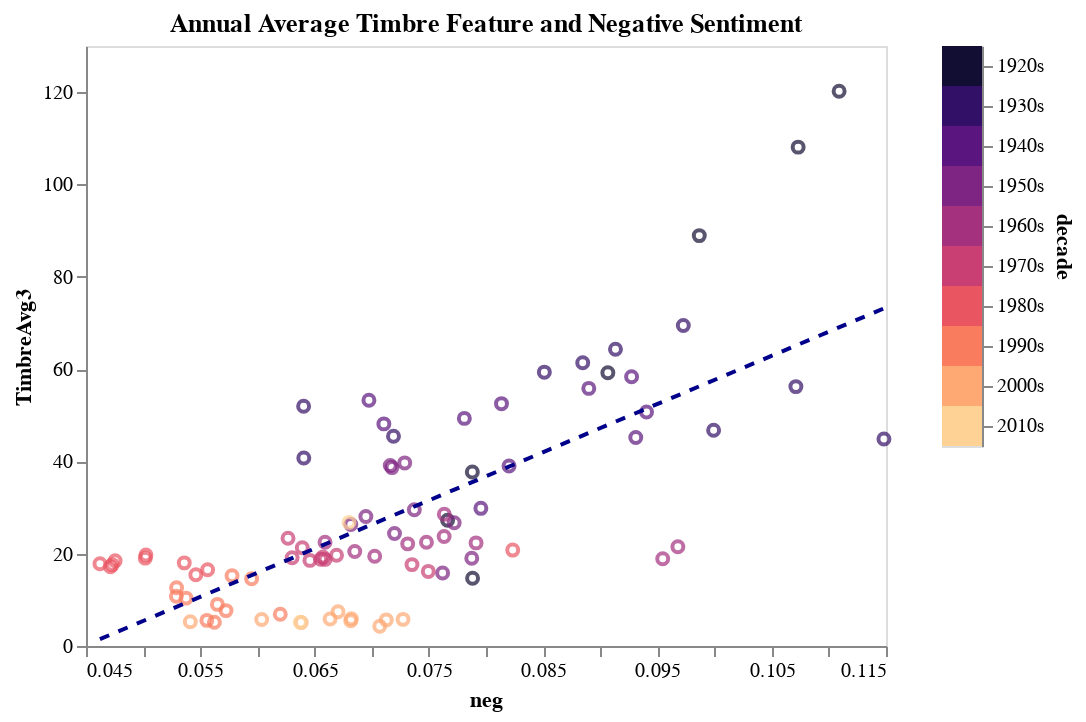

Write notebook code for a chart like this one.
### Markdown cell above
Although correlation heatmap offers the general correlation, we would like to dig further into the correlation in a decade scale. A scatter plot with a regreesion line is necessary, to see which decades contribute the most to the general positive/negative correlation.

### Code cell
# visualize a single plot only 
visualize_timbre_nltk_regression(timbre_avg_by_year, nltk_scores_by_year)

### Figure 1 — Vega-Lite specification as saved in the notebook (floating-point values rounded to 4 significant figures)
{"config": {"view": {"continuousWidth": 400, "continuousHeight": 300}}, "hconcat": [{"layer": [{"mark": "point", "encoding": {"color": {"condition": {"type": "nominal", "field": "decade", "legend": null, "scale": {"scheme": "magma"}, "selection": "selector001"}, "value": "lightgray"}, "tooltip": [{"type": "quantitative", "field": "year"}, {"type": "quantitative", "field": "neg"}, {"type": "quantitative", "field": "TimbreAvg3"}], "x": {"type": "quantitative", "axis": {"grid": false}, "field": "neg", "scale": {"zero": false}}, "y": {"type": "quantitative", "axis": {"grid": false}, "field": "TimbreAvg3"}}, "title": "Annual Average Timbre Feature and Negative Sentiment"}, {"mark": "line", "encoding": {"color": {"value": "darkblue"}, "strokeDash": {"value": [5, 5]}, "tooltip": [{"type": "quantitative", "field": "year"}, {"type": "quantitative", "field": "neg"}, {"type": "quantitative", "field": "TimbreAvg3"}], "x": {"type": "quantitative", "axis": {"grid": false}, "field": "neg", "scale": {"zero": false}}, "y": {"type": "quantitative", "axis": {"grid": false}, "field": "TimbreAvg3"}}, "title": "Annual Average Timbre Feature and Negative Sentiment", "transform": [{"on": "neg", "regression": "TimbreAvg3"}]}]}, {"mark": "rect", "encoding": {"color": {"condition": {"type": "nominal", "field": "decade", "legend": null, "scale": {"scheme": "magma"}, "selection": "selector001"}, "value": "lightgray"}, "y": {"type": "nominal", "axis": {"orient": "right"}, "field": "decade"}}, "selection": {"selector001": {"type": "multi", "fields": ["decade"]}}}], "data": {"name": "data-43407c54765647ba9c80f5eba613390d"}, "$schema": "https://vega.github.io/schema/vega-lite/v4.8.1.json", "datasets": {"data-43407c54765647ba9c80f5eba613390d": [{"year": 1922, "TimbreAvg1": 41.56, "TimbreAvg2": 13.91, "TimbreAvg3": 14.68, "TimbreAvg4": 24.43, "TimbreAvg5": 18.75, "TimbreAvg6": 11.17, "TimbreAvg7": -5.31, "TimbreAvg8": 0.1368, "TimbreAvg9": -2.165, "TimbreAvg10": -4.444, "TimbreAvg11": -1.622, "TimbreAvg12": -5.561, "decade": "1920s", "neg": 0.07882, "neu": 0.819, "pos": 0.07427, "compound": 0.02793}, {"year": 1924, "TimbreAvg1": 36.95, "TimbreAvg2": -136.1, "TimbreAvg3": 108.1, "TimbreAvg4": 12.35, "TimbreAvg5": -7.73, "TimbreAvg6": 1.873, "TimbreAvg7": -32.49, "TimbreAvg8": 3.363, "TimbreAvg9": 14.38, "TimbreAvg10": 8.708, "TimbreAvg11": 4.783, "TimbreAvg12": 8.068, "decade": "1920s", "neg": 0.1073, "neu": 0.8222, "pos": 0.0816, "compound": -0.01112}, {"year": 1925, "TimbreAvg1": 34.36, "TimbreAvg2": -128.2, "TimbreAvg3": 120.2, "TimbreAvg4": 19.37, "TimbreAvg5": 18.19, "TimbreAvg6": 17.01, "TimbreAvg7": -56.73, "TimbreAvg8": 7.617, "TimbreAvg9": 3.784, "TimbreAvg10": 8.839, "TimbreAvg11": 6.741, "TimbreAvg12": 6.061, "decade": "1920s", "neg": 0.1109, "neu": 0.8172, "pos": 0.0826, "compound": -0.01065}, {"year": 1926, "TimbreAvg1": 32.57, "TimbreAvg2": -126.5, "TimbreAvg3": 88.92, "TimbreAvg4": 7.843, "TimbreAvg5": -5.841, "TimbreAvg6": 13.39, "TimbreAvg7": -31.14, "TimbreAvg8": 9.86, "TimbreAvg9": -17.41, "TimbreAvg10": 4.974, "TimbreAvg11": 0.6245, "TimbreAvg12": -2.054, "decade": "1920s", "neg": 0.09866, "neu": 0.8084, "pos": 0.08324, "compound": 0.009751}, {"year": 1927, "TimbreAvg1": 31.23, "TimbreAvg2": -110.7, "TimbreAvg3": 59.21, "TimbreAvg4": 4.108, "TimbreAvg5": -9.538, "TimbreAvg6": 9.986, "TimbreAvg7": -21.01, "TimbreAvg8": 13.41, "TimbreAvg9": -25.12, "TimbreAvg10": 4.396, "TimbreAvg11": -0.3943, "TimbreAvg12": -2.645, "decade": "1920s", "neg": 0.09066, "neu": 0.8055, "pos": 0.08205, "compound": 0.02178}, {"year": 1928, "TimbreAvg1": 31.5, "TimbreAvg2": -94.42, "TimbreAvg3": 27.26, "TimbreAvg4": -8.42, "TimbreAvg5": -16.8, "TimbreAvg6": 9.831, "TimbreAvg7": -34.23, "TimbreAvg8": 8.103, "TimbreAvg9": -2.78, "TimbreAvg10": 7.653, "TimbreAvg11": -0.274, "TimbreAvg12": 8.575, "decade": "1920s", "neg": 0.07664, "neu": 0.7982, "pos": 0.08, "compound": 0.04514}, {"year": 1929, "TimbreAvg1": 33.08, "TimbreAvg2": -100.9, "TimbreAvg3": 37.7, "TimbreAvg4": -7.802, "TimbreAvg5": -16.81, "TimbreAvg6": 9.486, "TimbreAvg7": -30.72, "TimbreAvg8": 8.05, "TimbreAvg9": -2.235, "TimbreAvg10": 7.397, "TimbreAvg11": 1.339, "TimbreAvg12": 13.07, "decade": "1920s", "neg": 0.0788, "neu": 0.8005, "pos": 0.07953, "compound": 0.0412}, {"year": 1930, "TimbreAvg1": 34.95, "TimbreAvg2": -99.74, "TimbreAvg3": 59.33, "TimbreAvg4": 0.1107, "TimbreAvg5": -29.29, "TimbreAvg6": 14.93, "TimbreAvg7": -28.67, "TimbreAvg8": 5.75, "TimbreAvg9": -0.3473, "TimbreAvg10": 7.347, "TimbreAvg11": -0.4108, "TimbreAvg12": 4.682, "decade": "1930s", "neg": 0.08511, "neu": 0.8097, "pos": 0.08049, "compound": 0.02467}, {"year": 1931, "TimbreAvg1": 35.04, "TimbreAvg2": -97.28, "TimbreAvg3": 61.39, "TimbreAvg4": 8.116, "TimbreAvg5": -5.649, "TimbreAvg6": 5.444, "TimbreAvg7": -18.24, "TimbreAvg8": 6.326, "TimbreAvg9": -4.743, "TimbreAvg10": 5.894, "TimbreAvg11": 1.151, "TimbreAvg12": 1.979, "decade": "1930s", "neg": 0.08846, "neu": 0.8092, "pos": 0.08138, "compound": 0.02093}, {"year": 1932, "TimbreAvg1": 34.99, "TimbreAvg2": -98.61, "TimbreAvg3": 44.83, "TimbreAvg4": -0.8373, "TimbreAvg5": -22.16, "TimbreAvg6": 23.28, "TimbreAvg7": -36.65, "TimbreAvg8": 7.044, "TimbreAvg9": 14.11, "TimbreAvg10": 10.86, "TimbreAvg11": -1.003, "TimbreAvg12": 12.39, "decade": "1930s", "neg": 0.1148, "neu": 0.8069, "pos": 0.08288, "compound": -0.004595}, {"year": 1933, "TimbreAvg1": 32.79, "TimbreAvg2": -103.0, "TimbreAvg3": 56.2, "TimbreAvg4": -12.21, "TimbreAvg5": -33.13, "TimbreAvg6": 16.06, "TimbreAvg7": -43.9, "TimbreAvg8": 0.06204, "TimbreAvg9": 8.121, "TimbreAvg10": 8.25, "TimbreAvg11": -3.816, "TimbreAvg12": 4.195, "decade": "1930s", "neg": 0.1071, "neu": 0.8095, "pos": 0.08207, "compound": 0.001331}, {"year": 1934, "TimbreAvg1": 32.69, "TimbreAvg2": -97.15, "TimbreAvg3": 46.76, "TimbreAvg4": -2.051, "TimbreAvg5": -4.355, "TimbreAvg6": 16.09, "TimbreAvg7": -30.93, "TimbreAvg8": 5.909, "TimbreAvg9": 10.38, "TimbreAvg10": 9.565, "TimbreAvg11": -0.1988, "TimbreAvg12": 10.48, "decade": "1930s", "neg": 0.09992, "neu": 0.8014, "pos": 0.08427, "compound": 0.01436}, {"year": 1935, "TimbreAvg1": 33.87, "TimbreAvg2": -109.6, "TimbreAvg3": 69.43, "TimbreAvg4": 10.38, "TimbreAvg5": -8.598, "TimbreAvg6": 19.18, "TimbreAvg7": -17.24, "TimbreAvg8": 11.86, "TimbreAvg9": 3.787, "TimbreAvg10": 9.493, "TimbreAvg11": -2.062, "TimbreAvg12": 12.01, "decade": "1930s", "neg": 0.09726, "neu": 0.8065, "pos": 0.08253, "compound": 0.01375}, {"year": 1936, "TimbreAvg1": 34.54, "TimbreAvg2": -126.0, "TimbreAvg3": 64.29, "TimbreAvg4": 3.944, "TimbreAvg5": -8.175, "TimbreAvg6": 10.65, "TimbreAvg7": -18.77, "TimbreAvg8": 9.033, "TimbreAvg9": -2.058, "TimbreAvg10": 5.343, "TimbreAvg11": -0.4487, "TimbreAvg12": 8.263, "decade": "1930s", "neg": 0.09133, "neu": 0.7927, "pos": 0.08419, "compound": 0.03179}, {"year": 1937, "TimbreAvg1": 33.58, "TimbreAvg2": -113.8, "TimbreAvg3": 51.95, "TimbreAvg4": 1.924, "TimbreAvg5": -13.45, "TimbreAvg6": 17.37, "TimbreAvg7": -10.02, "TimbreAvg8": 10.66, "TimbreAvg9": -3.712, "TimbreAvg10": 5.937, "TimbreAvg11": -2.608, "TimbreAvg12": 11.86, "decade": "1930s", "neg": 0.06404, "neu": 0.8045, "pos": 0.07528, "compound": 0.05618}, {"year": 1938, "TimbreAvg1": 34.9, "TimbreAvg2": -114.4, "TimbreAvg3": 40.74, "TimbreAvg4": 6.103, "TimbreAvg5": -17.94, "TimbreAvg6": 19.79, "TimbreAvg7": -27.39, "TimbreAvg8": 6.041, "TimbreAvg9": 10.2, "TimbreAvg10": 9.888, "TimbreAvg11": -0.3099, "TimbreAvg12": 11.18, "decade": "1930s", "neg": 0.06406, "neu": 0.7984, "pos": 0.07585, "compound": 0.06169}, {"year": 1939, "TimbreAvg1": 34.02, "TimbreAvg2": -102.4, "TimbreAvg3": 45.43, "TimbreAvg4": -1.908, "TimbreAvg5": -13.02, "TimbreAvg6": 20.68, "TimbreAvg7": -21.57, "TimbreAvg8": 6.065, "TimbreAvg9": 6.906, "TimbreAvg10": 5.943, "TimbreAvg11": -6.37, "TimbreAvg12": 5.006, "decade": "1930s", "neg": 0.07191, "neu": 0.8036, "pos": 0.07931, "compound": 0.04517}, {"year": 1940, "TimbreAvg1": 35.33, "TimbreAvg2": -96.81, "TimbreAvg3": 49.32, "TimbreAvg4": 7.192, "TimbreAvg5": -41.28, "TimbreAvg6": 19.44, "TimbreAvg7": -18.54, "TimbreAvg8": 6.436, "TimbreAvg9": 8.957, "TimbreAvg10": 6.57, "TimbreAvg11": 1.953, "TimbreAvg12": 21.34, "decade": "1940s", "neg": 0.0781, "neu": 0.814, "pos": 0.07868, "compound": 0.02917}, {"year": 1941, "TimbreAvg1": 32.39, "TimbreAvg2": -100.0, "TimbreAvg3": 52.51, "TimbreAvg4": 4.921, "TimbreAvg5": -3.68, "TimbreAvg6": 20.87, "TimbreAvg7": -16.8, "TimbreAvg8": 9.038, "TimbreAvg9": -2.731, "TimbreAvg10": 7.336, "TimbreAvg11": -3.413, "TimbreAvg12": 9.401, "decade": "1940s", "neg": 0.08136, "neu": 0.8306, "pos": 0.07423, "compound": 0.01381}, {"year": 1942, "TimbreAvg1": 33.3, "TimbreAvg2": -120.1, "TimbreAvg3": 50.7, "TimbreAvg4": -5.461, "TimbreAvg5": -19.14, "TimbreAvg6": 7.967, "TimbreAvg7": -18.27, "TimbreAvg8": 8.431, "TimbreAvg9": 1.05, "TimbreAvg10": 7.495, "TimbreAvg11": -1.957, "TimbreAvg12": 8.773, "decade": "1940s", "neg": 0.09405, "neu": 0.8563, "pos": 0.07563, "compound": -0.02595}, {"year": 1943, "TimbreAvg1": 35.77, "TimbreAvg2": -73.11, "TimbreAvg3": 58.33, "TimbreAvg4": 10.69, "TimbreAvg5": -6.186, "TimbreAvg6": 20.79, "TimbreAvg7": -14.26, "TimbreAvg8": 6.945, "TimbreAvg9": 5.42, "TimbreAvg10": 4.834, "TimbreAvg11": -6.037, "TimbreAvg12": 9.678, "decade": "1940s", "neg": 0.09274, "neu": 0.8605, "pos": 0.07486, "compound": -0.02809}, {"year": 1944, "TimbreAvg1": 35.05, "TimbreAvg2": -119.3, "TimbreAvg3": 45.17, "TimbreAvg4": 3.777, "TimbreAvg5": 0.7286, "TimbreAvg6": 12.55, "TimbreAvg7": -16.06, "TimbreAvg8": 6.014, "TimbreAvg9": 5.359, "TimbreAvg10": 3.907, "TimbreAvg11": -2.75, "TimbreAvg12": 6.555, "decade": "1940s", "neg": 0.09311, "neu": 0.864, "pos": 0.07285, "compound": -0.02997}, {"year": 1945, "TimbreAvg1": 35.8, "TimbreAvg2": -78.38, "TimbreAvg3": 55.81, "TimbreAvg4": 3.687, "TimbreAvg5": -18.85, "TimbreAvg6": 13.39, "TimbreAvg7": -18.99, "TimbreAvg8": 0.9092, "TimbreAvg9": 12.95, "TimbreAvg10": 5.449, "TimbreAvg11": -1.18, "TimbreAvg12": 15.58, "decade": "1940s", "neg": 0.08899, "neu": 0.8496, "pos": 0.07626, "compound": -0.01482}, {"year": 1946, "TimbreAvg1": 36.63, "TimbreAvg2": -74.35, "TimbreAvg3": 39.01, "TimbreAvg4": -0.9528, "TimbreAvg5": -3.294, "TimbreAvg6": 12.09, "TimbreAvg7": -12.59, "TimbreAvg8": 3.161, "TimbreAvg9": 6.065, "TimbreAvg10": 2.858, "TimbreAvg11": -3.037, "TimbreAvg12": 12.07, "decade": "1940s", "neg": 0.08202, "neu": 0.8363, "pos": 0.07662, "compound": 0.005096}, {"year": 1947, "TimbreAvg1": 36.29, "TimbreAvg2": -59.97, "TimbreAvg3": 29.82, "TimbreAvg4": -1.628, "TimbreAvg5": -18.3, "TimbreAvg6": 15.34, "TimbreAvg7": -16.52, "TimbreAvg8": 4.074, "TimbreAvg9": 12.66, "TimbreAvg10": 8.663, "TimbreAvg11": -4.001, "TimbreAvg12": 14.18, "decade": "1940s", "neg": 0.07955, "neu": 0.8379, "pos": 0.07289, "compound": 0.009682}, {"year": 1948, "TimbreAvg1": 38.0, "TimbreAvg2": -60.91, "TimbreAvg3": 48.13, "TimbreAvg4": 1.431, "TimbreAvg5": -15.75, "TimbreAvg6": 12.69, "TimbreAvg7": -22.46, "TimbreAvg8": 0.02932, "TimbreAvg9": 13.2, "TimbreAvg10": 4.487, "TimbreAvg11": -0.4887, "TimbreAvg12": 10.52, "decade": "1940s", "neg": 0.07106, "neu": 0.8323, "pos": 0.07, "compound": 0.02669}, {"year": 1949, "TimbreAvg1": 36.94, "TimbreAvg2": -76.29, "TimbreAvg3": 53.23, "TimbreAvg4": -0.5399, "TimbreAvg5": -13.69, "TimbreAvg6": 6.0, "TimbreAvg7": -16.25, "TimbreAvg8": 0.1701, "TimbreAvg9": 10.24, "TimbreAvg10": 3.406, "TimbreAvg11": -0.8975, "TimbreAvg12": 7.688, "decade": "1940s", "neg": 0.06976, "neu": 0.8307, "pos": 0.06946, "compound": 0.03004}, {"year": 1950, "TimbreAvg1": 37.56, "TimbreAvg2": -79.75, "TimbreAvg3": 39.1, "TimbreAvg4": 7.317, "TimbreAvg5": -4.147, "TimbreAvg6": 7.53, "TimbreAvg7": -5.599, "TimbreAvg8": 3.95, "TimbreAvg9": 4.621, "TimbreAvg10": 2.546, "TimbreAvg11": -2.016, "TimbreAvg12": 4.763, "decade": "1950s", "neg": 0.07162, "neu": 0.8342, "pos": 0.07191, "compound": 0.02231}, {"year": 1951, "TimbreAvg1": 38.34, "TimbreAvg2": -59.1, "TimbreAvg3": 38.65, "TimbreAvg4": 0.6563, "TimbreAvg5": -2.506, "TimbreAvg6": 5.508, "TimbreAvg7": -9.521, "TimbreAvg8": 1.943, "TimbreAvg9": 7.743, "TimbreAvg10": 2.759, "TimbreAvg11": -2.87, "TimbreAvg12": 5.836, "decade": "1950s", "neg": 0.07178, "neu": 0.8365, "pos": 0.07249, "compound": 0.01925}, {"year": 1952, "TimbreAvg1": 39.09, "TimbreAvg2": -49.43, "TimbreAvg3": 29.52, "TimbreAvg4": -5.048, "TimbreAvg5": -8.318, "TimbreAvg6": 8.535, "TimbreAvg7": -17.55, "TimbreAvg8": 0.1893, "TimbreAvg9": 6.674, "TimbreAvg10": 1.172, "TimbreAvg11": -2.191, "TimbreAvg12": 7.037, "decade": "1950s", "neg": 0.07373, "neu": 0.8337, "pos": 0.06965, "compound": 0.0229}, {"year": 1953, "TimbreAvg1": 39.21, "TimbreAvg2": -40.24, "TimbreAvg3": 39.67, "TimbreAvg4": -0.445, "TimbreAvg5": -3.645, "TimbreAvg6": 9.998, "TimbreAvg7": -16.5, "TimbreAvg8": -0.1103, "TimbreAvg9": 5.477, "TimbreAvg10": 1.666, "TimbreAvg11": -2.965, "TimbreAvg12": 4.058, "decade": "1950s", "neg": 0.07289, "neu": 0.8285, "pos": 0.07021, "compound": 0.02838}, {"year": 1954, "TimbreAvg1": 38.14, "TimbreAvg2": -46.14, "TimbreAvg3": 28.05, "TimbreAvg4": -2.913, "TimbreAvg5": -2.925, "TimbreAvg6": 6.043, "TimbreAvg7": -18.02, "TimbreAvg8": -0.7081, "TimbreAvg9": 8.89, "TimbreAvg10": 2.19, "TimbreAvg11": -1.935, "TimbreAvg12": 9.481, "decade": "1950s", "neg": 0.06949, "neu": 0.8218, "pos": 0.07146, "compound": 0.03723}, {"year": 1955, "TimbreAvg1": 37.1, "TimbreAvg2": -52.87, "TimbreAvg3": 26.31, "TimbreAvg4": -6.338, "TimbreAvg5": 0.8993, "TimbreAvg6": 4.494, "TimbreAvg7": -17.28, "TimbreAvg8": 1.646, "TimbreAvg9": 5.555, "TimbreAvg10": 2.484, "TimbreAvg11": -2.829, "TimbreAvg12": 7.048, "decade": "1950s", "neg": 0.06817, "neu": 0.8183, "pos": 0.07246, "compound": 0.04109}, {"year": 1956, "TimbreAvg1": 37.67, "TimbreAvg2": -38.32, "TimbreAvg3": 24.38, "TimbreAvg4": -4.569, "TimbreAvg5": -1.269, "TimbreAvg6": 3.7, "TimbreAvg7": -15.31, "TimbreAvg8": 0.2986, "TimbreAvg9": 5.172, "TimbreAvg10": 1.747, "TimbreAvg11": -2.766, "TimbreAvg12": 7.053, "decade": "1950s", "neg": 0.07199, "neu": 0.8146, "pos": 0.07457, "compound": 0.03884}, {"year": 1957, "TimbreAvg1": 37.24, "TimbreAvg2": -39.23, "TimbreAvg3": 15.83, "TimbreAvg4": -3.89, "TimbreAvg5": 0.05078, "TimbreAvg6": 1.425, "TimbreAvg7": -11.18, "TimbreAvg8": 0.2028, "TimbreAvg9": 3.578, "TimbreAvg10": 1.635, "TimbreAvg11": -2.338, "TimbreAvg12": 5.688, "decade": "1950s", "neg": 0.0762, "neu": 0.8232, "pos": 0.07405, "compound": 0.02654}, {"year": 1958, "TimbreAvg1": 39.15, "TimbreAvg2": -18.57, "TimbreAvg3": 26.7, "TimbreAvg4": 0.2872, "TimbreAvg5": -3.253, "TimbreAvg6": 1.734, "TimbreAvg7": -12.29, "TimbreAvg8": -2.056, "TimbreAvg9": 7.373, "TimbreAvg10": 1.504, "TimbreAvg11": -1.76, "TimbreAvg12": 8.573, "decade": "1950s", "neg": 0.07722, "neu": 0.8249, "pos": 0.07089, "compound": 0.02699}, {"year": 1959, "TimbreAvg1": 39.15, "TimbreAvg2": -23.04, "TimbreAvg3": 19.02, "TimbreAvg4": -3.434, "TimbreAvg5": 4.16, "TimbreAvg6": 1.495, "TimbreAvg7": -16.76, "TimbreAvg8": -2.318, "TimbreAvg9": 5.741, "TimbreAvg10": 0.9585, "TimbreAvg11": -2.081, "TimbreAvg12": 7.127, "decade": "1950s", "neg": 0.07876, "neu": 0.8209, "pos": 0.07149, "compound": 0.02887}, {"year": 1960, "TimbreAvg1": 38.88, "TimbreAvg2": -18.91, "TimbreAvg3": 23.72, "TimbreAvg4": -0.3672, "TimbreAvg5": -1.307, "TimbreAvg6": 2.723, "TimbreAvg7": -13.9, "TimbreAvg8": -2.198, "TimbreAvg9": 6.149, "TimbreAvg10": 1.419, "TimbreAvg11": -2.018, "TimbreAvg12": 7.242, "decade": "1960s", "neg": 0.07634, "neu": 0.8231, "pos": 0.07299, "compound": 0.02756}, {"year": 1961, "TimbreAvg1": 39.62, "TimbreAvg2": -27.22, "TimbreAvg3": 28.56, "TimbreAvg4": 1.267, "TimbreAvg5": -3.125, "TimbreAvg6": 0.7062, "TimbreAvg7": -11.94, "TimbreAvg8": -2.548, "TimbreAvg9": 6.055, "TimbreAvg10": 1.539, "TimbreAvg11": -1.318, "TimbreAvg12": 6.138, "decade": "1960s", "neg": 0.07635, "neu": 0.8179, "pos": 0.07281, "compound": 0.03293}, {"year": 1962, "TimbreAvg1": 40.13, "TimbreAvg2": -17.45, "TimbreAvg3": 19.46, "TimbreAvg4": -0.9173, "TimbreAvg5": -0.7442, "TimbreAvg6": -0.6876, "TimbreAvg7": -9.383, "TimbreAvg8": -1.887, "TimbreAvg9": 5.455, "TimbreAvg10": 2.126, "TimbreAvg11": -1.711, "TimbreAvg12": 4.913, "decade": "1960s", "neg": 0.07026, "neu": 0.8267, "pos": 0.07301, "compound": 0.03001}, {"year": 1963, "TimbreAvg1": 40.55, "TimbreAvg2": -16.46, "TimbreAvg3": 22.5, "TimbreAvg4": -0.7805, "TimbreAvg5": -0.8922, "TimbreAvg6": -1.607, "TimbreAvg7": -9.215, "TimbreAvg8": -2.595, "TimbreAvg9": 5.623, "TimbreAvg10": 0.8863, "TimbreAvg11": -1.253, "TimbreAvg12": 6.212, "decade": "1960s", "neg": 0.07479, "neu": 0.8241, "pos": 0.07556, "compound": 0.02556}, {"year": 1964, "TimbreAvg1": 40.11, "TimbreAvg2": -15.82, "TimbreAvg3": 22.48, "TimbreAvg4": -1.269, "TimbreAvg5": 0.1809, "TimbreAvg6": -1.785, "TimbreAvg7": -8.4, "TimbreAvg8": -1.922, "TimbreAvg9": 3.221, "TimbreAvg10": 0.5442, "TimbreAvg11": -1.908, "TimbreAvg12": 5.095, "decade": "1960s", "neg": 0.06592, "neu": 0.8111, "pos": 0.06981, "compound": 0.05319}, {"year": 1965, "TimbreAvg1": 40.7, "TimbreAvg2": -13.34, "TimbreAvg3": 22.34, "TimbreAvg4": -1.099, "TimbreAvg5": -3.736, "TimbreAvg6": -0.3017, "TimbreAvg7": -8.165, "TimbreAvg8": -1.725, "TimbreAvg9": 4.681, "TimbreAvg10": 0.3911, "TimbreAvg11": -2.017, "TimbreAvg12": 5.947, "decade": "1960s", "neg": 0.07913, "neu": 0.8286, "pos": 0.07398, "compound": 0.01829}, {"year": 1966, "TimbreAvg1": 40.9, "TimbreAvg2": -5.545, "TimbreAvg3": 20.48, "TimbreAvg4": -0.3632, "TimbreAvg5": -6.661, "TimbreAvg6": -1.849, "TimbreAvg7": -6.66, "TimbreAvg8": -2.721, "TimbreAvg9": 5.87, "TimbreAvg10": 0.5368, "TimbreAvg11": -2.062, "TimbreAvg12": 5.063, "decade": "1960s", "neg": 0.06852, "neu": 0.8318, "pos": 0.07174, "compound": 0.02792}, {"year": 1967, "TimbreAvg1": 40.87, "TimbreAvg2": -6.292, "TimbreAvg3": 22.13, "TimbreAvg4": -0.8576, "TimbreAvg5": -8.684, "TimbreAvg6": -2.968, "TimbreAvg7": -6.753, "TimbreAvg8": -3.264, "TimbreAvg9": 6.073, "TimbreAvg10": -0.07219, "TimbreAvg11": -1.679, "TimbreAvg12": 5.731, "decade": "1960s", "neg": 0.07315, "neu": 0.8396, "pos": 0.07322, "compound": 0.01408}, {"year": 1968, "TimbreAvg1": 40.66, "TimbreAvg2": -7.977, "TimbreAvg3": 21.5, "TimbreAvg4": 0.3513, "TimbreAvg5": -9.759, "TimbreAvg6": -2.957, "TimbreAvg7": -5.645, "TimbreAvg8": -1.97, "TimbreAvg9": 4.379, "TimbreAvg10": -0.1488, "TimbreAvg11": -1.08, "TimbreAvg12": 5.679, "decade": "1960s", "neg": 0.09679, "neu": 0.8373, "pos": 0.07496, "compound": -0.009067}, {"year": 1969, "TimbreAvg1": 40.49, "TimbreAvg2": -12.25, "TimbreAvg3": 18.92, "TimbreAvg4": -0.6133, "TimbreAvg5": -10.52, "TimbreAvg6": -3.575, "TimbreAvg7": -4.238, "TimbreAvg8": -1.697, "TimbreAvg9": 4.792, "TimbreAvg10": -0.1831, "TimbreAvg11": -1.199, "TimbreAvg12": 5.087, "decade": "1960s", "neg": 0.09546, "neu": 0.8364, "pos": 0.07486, "compound": -0.00674}, {"year": 1970, "TimbreAvg1": 40.93, "TimbreAvg2": -12.22, "TimbreAvg3": 17.63, "TimbreAvg4": -0.2921, "TimbreAvg5": -9.873, "TimbreAvg6": -3.791, "TimbreAvg7": -3.636, "TimbreAvg8": -1.81, "TimbreAvg9": 4.931, "TimbreAvg10": -0.4027, "TimbreAvg11": -0.9613, "TimbreAvg12": 4.366, "decade": "1970s", "neg": 0.07352, "neu": 0.845, "pos": 0.07151, "compound": 0.009936}, {"year": 1971, "TimbreAvg1": 40.38, "TimbreAvg2": -14.12, "TimbreAvg3": 16.16, "TimbreAvg4": -1.082, "TimbreAvg5": -7.068, "TimbreAvg6": -4.204, "TimbreAvg7": -3.729, "TimbreAvg8": -1.345, "TimbreAvg9": 4.057, "TimbreAvg10": -0.4148, "TimbreAvg11": -0.733, "TimbreAvg12": 4.92, "decade": "1970s", "neg": 0.07495, "neu": 0.8439, "pos": 0.07013, "compound": 0.011}, {"year": 1972, "TimbreAvg1": 40.38, "TimbreAvg2": -11.37, "TimbreAvg3": 18.77, "TimbreAvg4": 0.5758, "TimbreAvg5": -6.653, "TimbreAvg6": -4.182, "TimbreAvg7": -4.142, "TimbreAvg8": -1.103, "TimbreAvg9": 3.029, "TimbreAvg10": -0.2728, "TimbreAvg11": -0.6154, "TimbreAvg12": 4.339, "decade": "1970s", "neg": 0.06592, "neu": 0.8397, "pos": 0.06972, "compound": 0.02468}, {"year": 1973, "TimbreAvg1": 41.03, "TimbreAvg2": -8.881, "TimbreAvg3": 19.29, "TimbreAvg4": 0.8646, "TimbreAvg5": -6.101, "TimbreAvg6": -5.346, "TimbreAvg7": -2.915, "TimbreAvg8": -1.494, "TimbreAvg9": 3.64, "TimbreAvg10": -0.1472, "TimbreAvg11": -0.3093, "TimbreAvg12": 4.172, "decade": "1970s", "neg": 0.06573, "neu": 0.852, "pos": 0.06916, "compound": 0.01309}, {"year": 1974, "TimbreAvg1": 41.13, "TimbreAvg2": -9.238, "TimbreAvg3": 19.14, "TimbreAvg4": 1.114, "TimbreAvg5": -6.877, "TimbreAvg6": -5.225, "TimbreAvg7": -2.323, "TimbreAvg8": -0.9129, "TimbreAvg9": 2.943, "TimbreAvg10": -0.5117, "TimbreAvg11": -0.1766, "TimbreAvg12": 3.762, "decade": "1970s", "neg": 0.06303, "neu": 0.8445, "pos": 0.06775, "compound": 0.02475}, {"year": 1975, "TimbreAvg1": 41.31, "TimbreAvg2": -3.986, "TimbreAvg3": 19.68, "TimbreAvg4": 2.786, "TimbreAvg5": -5.766, "TimbreAvg6": -4.986, "TimbreAvg7": -1.4, "TimbreAvg8": -0.9019, "TimbreAvg9": 2.704, "TimbreAvg10": -0.5636, "TimbreAvg11": 0.001375, "TimbreAvg12": 3.756, "decade": "1970s", "neg": 0.06692, "neu": 0.8561, "pos": 0.0667, "compound": 0.01032}, {"year": 1976, "TimbreAvg1": 41.24, "TimbreAvg2": -3.334, "TimbreAvg3": 18.79, "TimbreAvg4": 2.485, "TimbreAvg5": -6.211, "TimbreAvg6": -5.581, "TimbreAvg7": -2.342, "TimbreAvg8": -1.048, "TimbreAvg9": 2.505, "TimbreAvg10": -0.2294, "TimbreAvg11": 0.2051, "TimbreAvg12": 3.708, "decade": "1970s", "neg": 0.06554, "neu": 0.8445, "pos": 0.06669, "compound": 0.02329}, {"year": 1977, "TimbreAvg1": 42.11, "TimbreAvg2": 3.307, "TimbreAvg3": 21.27, "TimbreAvg4": 2.724, "TimbreAvg5": -7.846, "TimbreAvg6": -6.854, "TimbreAvg7": -1.754, "TimbreAvg8": -0.7725, "TimbreAvg9": 3.427, "TimbreAvg10": 0.1737, "TimbreAvg11": 0.3541, "TimbreAvg12": 3.03, "decade": "1970s", "neg": 0.06393, "neu": 0.8382, "pos": 0.06612, "compound": 0.03178}, {"year": 1978, "TimbreAvg1": 41.83, "TimbreAvg2": 4.071, "TimbreAvg3": 23.35, "TimbreAvg4": 3.608, "TimbreAvg5": -7.443, "TimbreAvg6": -5.952, "TimbreAvg7": -1.219, "TimbreAvg8": 0.07635, "TimbreAvg9": 3.054, "TimbreAvg10": 0.514, "TimbreAvg11": -0.03998, "TimbreAvg12": 2.681, "decade": "1970s", "neg": 0.06268, "neu": 0.8335, "pos": 0.06696, "compound": 0.03686}, {"year": 1979, "TimbreAvg1": 42.03, "TimbreAvg2": 10.01, "TimbreAvg3": 18.55, "TimbreAvg4": 4.076, "TimbreAvg5": -7.644, "TimbreAvg6": -5.737, "TimbreAvg7": -1.206, "TimbreAvg8": -0.4556, "TimbreAvg9": 3.128, "TimbreAvg10": 0.7126, "TimbreAvg11": -0.1207, "TimbreAvg12": 2.498, "decade": "1970s", "neg": 0.06459, "neu": 0.8298, "pos": 0.06835, "compound": 0.03731}, {"year": 1980, "TimbreAvg1": 42.43, "TimbreAvg2": 12.62, "TimbreAvg3": 20.78, "TimbreAvg4": 5.818, "TimbreAvg5": -10.96, "TimbreAvg6": -5.002, "TimbreAvg7": -1.165, "TimbreAvg8": -0.9115, "TimbreAvg9": 3.993, "TimbreAvg10": 0.8763, "TimbreAvg11": 0.1742, "TimbreAvg12": 2.754, "decade": "1980s", "neg": 0.08234, "neu": 0.8161, "pos": 0.07248, "compound": 0.02912}, {"year": 1981, "TimbreAvg1": 42.19, "TimbreAvg2": 15.05, "TimbreAvg3": 19.04, "TimbreAvg4": 4.584, "TimbreAvg5": -12.1, "TimbreAvg6": -6.933, "TimbreAvg7": -0.8445, "TimbreAvg8": -0.9285, "TimbreAvg9": 3.795, "TimbreAvg10": 1.294, "TimbreAvg11": 0.2474, "TimbreAvg12": 2.682, "decade": "1980s", "neg": 0.05018, "neu": 0.7738, "pos": 0.06216, "compound": 0.1138}, {"year": 1982, "TimbreAvg1": 42.37, "TimbreAvg2": 12.74, "TimbreAvg3": 19.7, "TimbreAvg4": 5.028, "TimbreAvg5": -9.103, "TimbreAvg6": -6.853, "TimbreAvg7": -1.743, "TimbreAvg8": -1.403, "TimbreAvg9": 4.083, "TimbreAvg10": 1.493, "TimbreAvg11": 0.2623, "TimbreAvg12": 2.433, "decade": "1980s", "neg": 0.05025, "neu": 0.7816, "pos": 0.06222, "compound": 0.1059}, {"year": 1983, "TimbreAvg1": 41.98, "TimbreAvg2": 14.77, "TimbreAvg3": 17.19, "TimbreAvg4": 3.95, "TimbreAvg5": -10.04, "TimbreAvg6": -8.107, "TimbreAvg7": -2.096, "TimbreAvg8": -1.425, "TimbreAvg9": 4.806, "TimbreAvg10": 2.364, "TimbreAvg11": 0.3547, "TimbreAvg12": 2.935, "decade": "1980s", "neg": 0.04714, "neu": 0.7866, "pos": 0.05975, "compound": 0.1065}, {"year": 1984, "TimbreAvg1": 42.04, "TimbreAvg2": 15.01, "TimbreAvg3": 17.82, "TimbreAvg4": 3.837, "TimbreAvg5": -8.294, "TimbreAvg6": -8.57, "TimbreAvg7": -3.139, "TimbreAvg8": -2.275, "TimbreAvg9": 4.59, "TimbreAvg10": 2.191, "TimbreAvg11": 0.5499, "TimbreAvg12": 3.059, "decade": "1980s", "neg": 0.04622, "neu": 0.785, "pos": 0.05927, "compound": 0.1095}, {"year": 1985, "TimbreAvg1": 42.21, "TimbreAvg2": 20.1, "TimbreAvg3": 17.63, "TimbreAvg4": 4.116, "TimbreAvg5": -7.255, "TimbreAvg6": -9.001, "TimbreAvg7": -2.962, "TimbreAvg8": -2.597, "TimbreAvg9": 4.019, "TimbreAvg10": 2.367, "TimbreAvg11": 0.6701, "TimbreAvg12": 3.426, "decade": "1980s", "neg": 0.0473, "neu": 0.7868, "pos": 0.05992, "compound": 0.106}, {"year": 1986, "TimbreAvg1": 42.13, "TimbreAvg2": 15.23, "TimbreAvg3": 18.49, "TimbreAvg4": 2.42, "TimbreAvg5": -5.516, "TimbreAvg6": -9.205, "TimbreAvg7": -4.823, "TimbreAvg8": -2.595, "TimbreAvg9": 4.502, "TimbreAvg10": 2.29, "TimbreAvg11": 0.5196, "TimbreAvg12": 3.768, "decade": "1980s", "neg": 0.04755, "neu": 0.7904, "pos": 0.05991, "compound": 0.1021}, {"year": 1987, "TimbreAvg1": 41.69, "TimbreAvg2": 10.38, "TimbreAvg3": 18.01, "TimbreAvg4": 1.846, "TimbreAvg5": -6.44, "TimbreAvg6": -8.242, "TimbreAvg7": -5.91, "TimbreAvg8": -2.152, "TimbreAvg9": 4.499, "TimbreAvg10": 2.449, "TimbreAvg11": 0.2608, "TimbreAvg12": 3.738, "decade": "1980s", "neg": 0.0536, "neu": 0.7751, "pos": 0.06997, "compound": 0.1014}, {"year": 1988, "TimbreAvg1": 41.11, "TimbreAvg2": 14.19, "TimbreAvg3": 15.44, "TimbreAvg4": 2.247, "TimbreAvg5": -5.555, "TimbreAvg6": -7.682, "TimbreAvg7": -5.781, "TimbreAvg8": -2.08, "TimbreAvg9": 4.496, "TimbreAvg10": 2.882, "TimbreAvg11": 0.1023, "TimbreAvg12": 3.626, "decade": "1980s", "neg": 0.05461, "neu": 0.7813, "pos": 0.06908, "compound": 0.09503}, {"year": 1989, "TimbreAvg1": 41.33, "TimbreAvg2": 12.64, "TimbreAvg3": 16.51, "TimbreAvg4": 1.666, "TimbreAvg5": -7.079, "TimbreAvg6": -7.964, "TimbreAvg7": -6.306, "TimbreAvg8": -2.249, "TimbreAvg9": 4.011, "TimbreAvg10": 2.325, "TimbreAvg11": 0.247, "TimbreAvg12": 3.55, "decade": "1980s", "neg": 0.05564, "neu": 0.7837, "pos": 0.06929, "compound": 0.0914}, {"year": 1990, "TimbreAvg1": 41.0, "TimbreAvg2": 9.405, "TimbreAvg3": 15.23, "TimbreAvg4": 1.701, "TimbreAvg5": -6.812, "TimbreAvg6": -7.079, "TimbreAvg7": -5.872, "TimbreAvg8": -1.627, "TimbreAvg9": 3.863, "TimbreAvg10": 2.457, "TimbreAvg11": -0.02878, "TimbreAvg12": 3.483, "decade": "1990s", "neg": 0.05778, "neu": 0.792, "pos": 0.06905, "compound": 0.08112}, {"year": 1991, "TimbreAvg1": 40.95, "TimbreAvg2": 6.147, "TimbreAvg3": 14.58, "TimbreAvg4": 0.7406, "TimbreAvg5": -6.986, "TimbreAvg6": -7.353, "TimbreAvg7": -5.912, "TimbreAvg8": -1.414, "TimbreAvg9": 4.029, "TimbreAvg10": 2.555, "TimbreAvg11": -0.04716, "TimbreAvg12": 3.638, "decade": "1990s", "neg": 0.05949, "neu": 0.8005, "pos": 0.06547, "compound": 0.07454}, {"year": 1992, "TimbreAvg1": 41.34, "TimbreAvg2": 6.585, "TimbreAvg3": 12.63, "TimbreAvg4": 0.4847, "TimbreAvg5": -8.518, "TimbreAvg6": -8.359, "TimbreAvg7": -4.808, "TimbreAvg8": -1.607, "TimbreAvg9": 4.173, "TimbreAvg10": 2.229, "TimbreAvg11": -0.01728, "TimbreAvg12": 3.345, "decade": "1990s", "neg": 0.05293, "neu": 0.8011, "pos": 0.0623, "compound": 0.0837}, {"year": 1993, "TimbreAvg1": 41.38, "TimbreAvg2": 5.063, "TimbreAvg3": 10.78, "TimbreAvg4": 0.09247, "TimbreAvg5": -7.597, "TimbreAvg6": -8.287, "TimbreAvg7": -4.576, "TimbreAvg8": -1.337, "TimbreAvg9": 4.251, "TimbreAvg10": 2.333, "TimbreAvg11": -0.2013, "TimbreAvg12": 3.427, "decade": "1990s", "neg": 0.0529, "neu": 0.7871, "pos": 0.064, "compound": 0.09598}, {"year": 1994, "TimbreAvg1": 41.65, "TimbreAvg2": 3.572, "TimbreAvg3": 10.38, "TimbreAvg4": 0.5304, "TimbreAvg5": -7.97, "TimbreAvg6": -7.995, "TimbreAvg7": -4.618, "TimbreAvg8": -1.163, "TimbreAvg9": 4.08, "TimbreAvg10": 2.418, "TimbreAvg11": -0.2332, "TimbreAvg12": 2.955, "decade": "1990s", "neg": 0.05375, "neu": 0.7811, "pos": 0.06562, "compound": 0.09957}, {"year": 1995, "TimbreAvg1": 42.0, "TimbreAvg2": 4.029, "TimbreAvg3": 9.014, "TimbreAvg4": 0.6097, "TimbreAvg5": -8.228, "TimbreAvg6": -8.616, "TimbreAvg7": -3.646, "TimbreAvg8": -1.082, "TimbreAvg9": 3.989, "TimbreAvg10": 2.198, "TimbreAvg11": -0.158, "TimbreAvg12": 2.913, "decade": "1990s", "neg": 0.0565, "neu": 0.7888, "pos": 0.06626, "compound": 0.08843}, {"year": 1996, "TimbreAvg1": 42.22, "TimbreAvg2": 3.095, "TimbreAvg3": 6.892, "TimbreAvg4": 0.5688, "TimbreAvg5": -8.072, "TimbreAvg6": -8.603, "TimbreAvg7": -3.326, "TimbreAvg8": -1.207, "TimbreAvg9": 4.412, "TimbreAvg10": 2.279, "TimbreAvg11": -0.3427, "TimbreAvg12": 2.738, "decade": "1990s", "neg": 0.062, "neu": 0.8042, "pos": 0.06983, "compound": 0.06395}, {"year": 1997, "TimbreAvg1": 42.81, "TimbreAvg2": 3.868, "TimbreAvg3": 7.667, "TimbreAvg4": 1.203, "TimbreAvg5": -7.581, "TimbreAvg6": -9.378, "TimbreAvg7": -2.876, "TimbreAvg8": -1.179, "TimbreAvg9": 3.954, "TimbreAvg10": 2.211, "TimbreAvg11": -0.06296, "TimbreAvg12": 2.621, "decade": "1990s", "neg": 0.05725, "neu": 0.7563, "pos": 0.07769, "compound": 0.1088}, {"year": 1998, "TimbreAvg1": 42.87, "TimbreAvg2": 3.403, "TimbreAvg3": 5.128, "TimbreAvg4": 0.6749, "TimbreAvg5": -6.923, "TimbreAvg6": -9.238, "TimbreAvg7": -2.831, "TimbreAvg8": -1.476, "TimbreAvg9": 3.965, "TimbreAvg10": 2.208, "TimbreAvg11": -0.1878, "TimbreAvg12": 2.472, "decade": "1990s", "neg": 0.05623, "neu": 0.7533, "pos": 0.07754, "compound": 0.1129}, {"year": 1999, "TimbreAvg1": 43.42, "TimbreAvg2": 4.442, "TimbreAvg3": 5.555, "TimbreAvg4": 1.155, "TimbreAvg5": -6.991, "TimbreAvg6": -9.215, "TimbreAvg7": -2.627, "TimbreAvg8": -1.568, "TimbreAvg9": 4.021, "TimbreAvg10": 2.229, "TimbreAvg11": -0.1119, "TimbreAvg12": 2.496, "decade": "1990s", "neg": 0.05558, "neu": 0.7448, "pos": 0.078, "compound": 0.1216}, {"year": 2000, "TimbreAvg1": 43.47, "TimbreAvg2": 2.802, "TimbreAvg3": 5.246, "TimbreAvg4": 1.236, "TimbreAvg5": -6.181, "TimbreAvg6": -9.543, "TimbreAvg7": -2.196, "TimbreAvg8": -1.756, "TimbreAvg9": 3.712, "TimbreAvg10": 2.181, "TimbreAvg11": -0.183, "TimbreAvg12": 2.396, "decade": "2000s", "neg": 0.05413, "neu": 0.7486, "pos": 0.07637, "compound": 0.1209}, {"year": 2001, "TimbreAvg1": 43.58, "TimbreAvg2": 0.9689, "TimbreAvg3": 4.271, "TimbreAvg4": 1.273, "TimbreAvg5": -6.615, "TimbreAvg6": -9.965, "TimbreAvg7": -1.959, "TimbreAvg8": -2.095, "TimbreAvg9": 3.713, "TimbreAvg10": 2.1, "TimbreAvg11": -0.06816, "TimbreAvg12": 2.225, "decade": "2000s", "neg": 0.0707, "neu": 0.7879, "pos": 0.07885, "compound": 0.06258}, {"year": 2002, "TimbreAvg1": 43.92, "TimbreAvg2": 0.3293, "TimbreAvg3": 5.658, "TimbreAvg4": 0.8308, "TimbreAvg5": -6.381, "TimbreAvg6": -9.984, "TimbreAvg7": -2.351, "TimbreAvg8": -2.103, "TimbreAvg9": 3.57, "TimbreAvg10": 1.823, "TimbreAvg11": -0.08098, "TimbreAvg12": 2.243, "decade": "2000s", "neg": 0.07128, "neu": 0.7979, "pos": 0.07964, "compound": 0.0512}, {"year": 2003, "TimbreAvg1": 44.09, "TimbreAvg2": -1.279, "TimbreAvg3": 5.77, "TimbreAvg4": 1.021, "TimbreAvg5": -5.868, "TimbreAvg6": -10.38, "TimbreAvg7": -1.64, "TimbreAvg8": -2.034, "TimbreAvg9": 3.247, "TimbreAvg10": 1.789, "TimbreAvg11": -0.1613, "TimbreAvg12": 1.954, "decade": "2000s", "neg": 0.07274, "neu": 0.7975, "pos": 0.08018, "compound": 0.04959}, {"year": 2004, "TimbreAvg1": 44.18, "TimbreAvg2": -2.008, "TimbreAvg3": 5.84, "TimbreAvg4": 0.9367, "TimbreAvg5": -5.551, "TimbreAvg6": -10.48, "TimbreAvg7": -1.576, "TimbreAvg8": -2.132, "TimbreAvg9": 3.566, "TimbreAvg10": 1.744, "TimbreAvg11": -0.1961, "TimbreAvg12": 1.894, "decade": "2000s", "neg": 0.06636, "neu": 0.7883, "pos": 0.07751, "compound": 0.06788}, {"year": 2005, "TimbreAvg1": 44.48, "TimbreAvg2": -0.5864, "TimbreAvg3": 7.41, "TimbreAvg4": 0.8138, "TimbreAvg5": -6.345, "TimbreAvg6": -10.4, "TimbreAvg7": -1.514, "TimbreAvg8": -2.133, "TimbreAvg9": 3.449, "TimbreAvg10": 1.802, "TimbreAvg11": -0.3167, "TimbreAvg12": 2.032, "decade": "2000s", "neg": 0.06705, "neu": 0.7699, "pos": 0.07697, "compound": 0.08603}, {"year": 2006, "TimbreAvg1": 44.6, "TimbreAvg2": -0.9265, "TimbreAvg3": 5.487, "TimbreAvg4": 0.7573, "TimbreAvg5": -5.877, "TimbreAvg6": -11.25, "TimbreAvg7": -1.306, "TimbreAvg8": -1.949, "TimbreAvg9": 3.212, "TimbreAvg10": 1.823, "TimbreAvg11": -0.1542, "TimbreAvg12": 2.031, "decade": "2000s", "neg": 0.06816, "neu": 0.7893, "pos": 0.07733, "compound": 0.06519}, {"year": 2007, "TimbreAvg1": 44.85, "TimbreAvg2": -0.1217, "TimbreAvg3": 5.9, "TimbreAvg4": 1.18, "TimbreAvg5": -5.834, "TimbreAvg6": -11.48, "TimbreAvg7": -0.6323, "TimbreAvg8": -2.013, "TimbreAvg9": 3.371, "TimbreAvg10": 1.88, "TimbreAvg11": -0.1717, "TimbreAvg12": 1.935, "decade": "2000s", "neg": 0.06822, "neu": 0.81, "pos": 0.078, "compound": 0.0438}, {"year": 2008, "TimbreAvg1": 44.95, "TimbreAvg2": 0.3303, "TimbreAvg3": 5.085, "TimbreAvg4": 1.196, "TimbreAvg5": -5.052, "TimbreAvg6": -11.98, "TimbreAvg7": -0.5043, "TimbreAvg8": -1.94, "TimbreAvg9": 3.47, "TimbreAvg10": 1.952, "TimbreAvg11": -0.06703, "TimbreAvg12": 1.934, "decade": "2000s", "neg": 0.06383, "neu": 0.8005, "pos": 0.07841, "compound": 0.05725}, {"year": 2009, "TimbreAvg1": 45.12, "TimbreAvg2": 0.4138, "TimbreAvg3": 5.756, "TimbreAvg4": 1.695, "TimbreAvg5": -6.301, "TimbreAvg6": -12.03, "TimbreAvg7": -0.2946, "TimbreAvg8": -2.049, "TimbreAvg9": 3.601, "TimbreAvg10": 1.971, "TimbreAvg11": 0.04502, "TimbreAvg12": 2.0, "decade": "2000s", "neg": 0.06037, "neu": 0.7901, "pos": 0.0784, "compound": 0.07109}, {"year": 2010, "TimbreAvg1": 44.99, "TimbreAvg2": -2.593, "TimbreAvg3": 5.158, "TimbreAvg4": 1.312, "TimbreAvg5": -6.618, "TimbreAvg6": -12.86, "TimbreAvg7": 0.009402, "TimbreAvg8": -2.448, "TimbreAvg9": 3.765, "TimbreAvg10": 1.726, "TimbreAvg11": 0.3318, "TimbreAvg12": 1.931, "decade": "2010s", "neg": 0.06375, "neu": 0.7998, "pos": 0.07998, "compound": 0.05645}, {"year": 2011, "TimbreAvg1": 51.08, "TimbreAvg2": 8.056, "TimbreAvg3": 26.79, "TimbreAvg4": -6.018, "TimbreAvg5": -8.341, "TimbreAvg6": -21.83, "TimbreAvg7": 4.943, "TimbreAvg8": -3.647, "TimbreAvg9": 12.61, "TimbreAvg10": 1.741, "TimbreAvg11": 1.677, "TimbreAvg12": 5.943, "decade": "2010s", "neg": 0.06801, "neu": 0.8132, "pos": 0.0794, "compound": 0.03943}]}}
